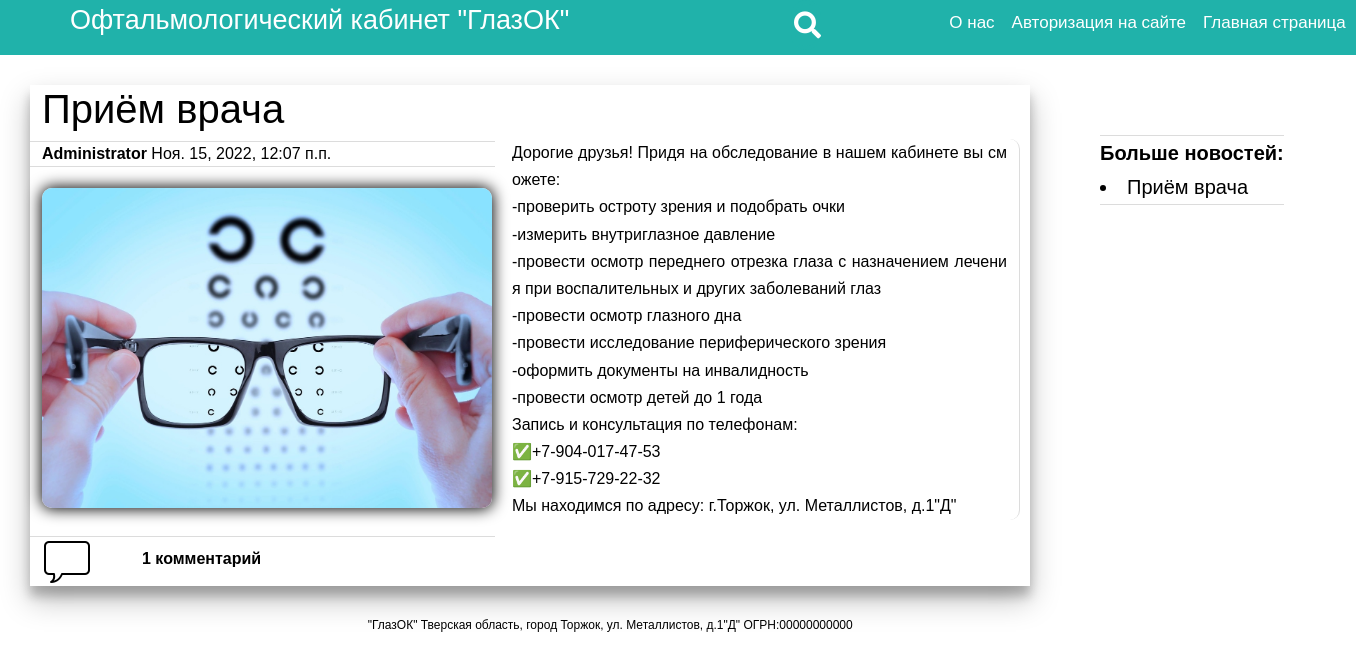
The app's page /post/priyom-vracha/ with its own data.
### main/models.py (models this page shows, shortened)
class Post_news(models.Model):
    author = models.ForeignKey(User, default=1, on_delete=models.SET_DEFAULT, related_name='posts')
    date_added = models.DateTimeField("Дата создания", auto_now_add=True)
    slug = models.SlugField(max_length=200, null=False, unique=True, verbose_name='URL')
    title = models.CharField("Наименование", max_length=200, unique=True)
    content = models.TextField("Информация")
    post_image = models.ImageField("Изображение", upload_to='gallery', blank=True)
    class Meta:
        ordering = ["date_added"]
        verbose_name = 'Новость'
        verbose_name_plural = 'Новости'
    def __str__(self):
        return self.title

### main/views.py (the view)
# urls.py: path('post/<slug:slug>/', views.news, name='news'),  # Новостная лента
def news(request, slug):
    news = Post_news.objects.filter(date_added__lte=timezone.now()).order_by('-date_added')  # Новости
    com = Comments_news.objects.select_related().filter(created_on__lte=timezone.now()).order_by(
        '-created_on')  # Новости
    template_name = 'comments/news.html'
    post_news = get_object_or_404(Post_news, slug=slug)
    comments = post_news.news_comments.filter(active=True).order_by("-created_on")
    new_comment = None
    if request.method == 'POST':
        comment_form = CommentFormNews(data=request.POST)  # Созданная форма
        if comment_form.is_valid():
            new_comment = comment_form.save(commit=False)
            new_comment.post = post_news
            new_comment.save()
    else:
        comment_form = CommentFormNews()
    return render(request, template_name, {'post_news': post_news,
                                           'comments': comments,
                                           'new_comment': new_comment,
                                           'comment_form': comment_form,
                                           'news': news,
                                           'com': com,
                                           })

### cart/cart.py (called while the page is built)
    def __len__(self):
        return sum(item['quantity'] for item in self.cart.values())

### cart/context_processors.py (called while the page is built)
def cart(request):
    return {'cart': Cart(request)}

### main/templates/comments/news.html (shortened to what this page needs)
{% load static %}
<!DOCTYPE html>
<html lang="ru">
<head>
  <link href="https://cdn.jsdelivr.net/npm/bootstrap@5.0.2/dist/css/bootstrap.min.css"
        rel="stylesheet">
    <link rel="stylesheet" href="{% static 'main/css/news.css' %}" >
</head>
<body>
<div class="d-flex " style="background: #20B2AA">
      <a href="/" class="d-flex  ">
       <span class="name">Офтальмологический кабинет "ГлазОК"</span>
      </a>
      <a class="about_us"  href="{% url 'about_us' %}">О нас</a>
          {% if request.user.is_authenticated %}
          <a class="authorization" href="{% url 'logout' %}">{{user.username}}(Выйти)</a>
          {% else %}
            <a class="authorization" href="{% url 'login' %}">Авторизация на сайте</a>
          {% endif %}
          <a class="home" href="/">Главная страница</a>
          <link rel="stylesheet" href="https://use.fontawesome.com/releases/v5.3.1/css/all.css">
              <form action="{% url 'search' %}" method="get" class="search">
                  <i class="fa fa-search"></i>
                </form>
    </div>
{% block content %}
    {% load crispy_forms_tags %}
<div class="wrapper">
    <div class="part">
        <div class="block_news"><b>Больше новостей:</b><br>
        {% for post in news %}
            <li><a class="link_news" href="{% url 'news' post.slug %}">{{post}}<br>
            </a></li>
        {% endfor %}
        </div>
    </div>
<div class="part part_active" id="menu" >
    <div class="container">
        <div class="row">
                    <h1>{% block title %} {{ post_news.title }}{% endblock title %}</h1>
                    <p style="border-top:  1px solid #DCDCDC; border-bottom:  1px solid #DCDCDC; width: 465px;" >
                        <b>{{ post_news.author }}</b> {{ post_news.date_added }}</p>
                    <p ><img class="content_img" src="{{ post_news.post_image.url }}"></p>
                    <p class="content_text">{{ post_news.content | safe }}</p>
                       <div class="button_block" >
                    <img class="open-button" onclick="openForm()" src="{% static 'main/img/comment.png' %}">
                            <div onclick="openForm1()" class="all_comments" >
                                {% with comments.count as total_comments %}
                                    {% if total_comments == 0 %}
                                    <b>{{ total_comments }} нет комментариев</b>
                                    {% elif total_comments == 1 %}
                                    <b>{{ total_comments }} комментарий</b>
                                    {% elif total_comments <= 4 %}
                                    <b>{{ total_comments }} комментария</b>
                                    {% else %}
                                        <b>{{ total_comments }} комментариев</b>
                                    {% endif %}
                                {% endwith %}
                            </div>
                       </div>
                    </div>
                </div>
        </div>
    </div>
<div id = "Information">
    "ГлазОК" Тверская область, город Торжок, ул. Металлистов, д.1"Д" ОГРН:00000000000</div>
{% endblock content %}
</body>

### main/static/main/css/news.css (style rules this page uses)
body { background: #FFFFFF; color: #000000; background-size: 100%; background-attachment: fixed; }
#Information { position: relative; right: 5%; text-align: center; font-size: 12px; font-family: "CENTURY GOTHIC", sans-serif; }
.d-flex { height: 55px; font-size: 27px; text-decoration: none; font-family: "CENTURY GOTHIC", sans-serif; }
.name { color:#FFFFFF; margin-left:70px; white-space: pre; }
.about_us { white-space: pre; margin-right:17px; margin-top:13px; margin-left: 380px; color:#FFFFFF; font:menu; font-size: 17px; text-decoration: none; font-family: "CENTURY GOTHIC", sans-serif; }
.authorization { white-space: pre; margin-right:17px; margin-top:13px; font:menu; font-size: 17px; color:#FFFFFF; text-decoration: none; font-family: "CENTURY GOTHIC", sans-serif; }
.home { white-space: pre; margin-right:17px; margin-top:13px; font:menu; font-size: 17px; color:#FFFFFF; text-decoration: none; font-family: "CENTURY GOTHIC", sans-serif; }
.search { position: absolute; top: 0; left: 800px; transform: translate(-30%,-30%); transition: all 1s; width: 30px; height: 50px; background: #20B2AA; box-sizing: border-box; border-radius: 25px; border: 4px solid #20B2AA; padding: 0px; margin-top:1.1% }
.fa { box-sizing: border-box; padding: 7px; width: 30px; height: 35px; position: absolute; top: 0; right: 0; border-radius: 50%; color: #FFFFFF; text-align: center; font-size: 1.0em; transition: all 1s; }
#menu { width:1000px; max-height: 1500px; margin: 30px; font-family: "CENTURY GOTHIC", sans-serif; box-shadow: 0 14px 28px rgba(0,0,0,0.25), 0 10px 10px rgba(0,0,0,0.22); }
.content_text { margin-left: 470px; margin-top: -390px; width: 520px; max-height: 700px; border-radius: 10px; text-align:justify; line-height: 1.7; border-right: 1px solid #DCDCDC; overflow-y: auto; overflow-x: auto; word-break:break-all; }
.content_img { width: 450px; height: 320px; border-radius: 10px; margin-top: 5px; margin-bottom: 5px; box-shadow: 0px 0px 15px 1px #000; }
.open-button { border: none; cursor: pointer; transition: all 0.2s linear; }
.button_block { border-top: 1px solid #DCDCDC; width: 465px; height: 50px; margin: 0px; }
.all_comments { position: absolute; margin-left: 100px; margin-top: -40px; cursor: pointer; }
.block_news { font-family: "CENTURY GOTHIC", sans-serif; position:fixed; margin-left: 1100px; margin-top: 50px; max-width: 550px; max-height: 500px; text-align:justify; color: #000000; line-height: 1.7; word-break:break-all; overflow-y: auto; overflow-x: auto; font-size: 20px; border-top: 1px solid #DCDCDC; border-bottom: 1px solid #DCDCDC; }
.link_news { text-decoration: none; color: #000000; }
.part { display: block; }
.part_active { display: block; }

### records on screen
Post_news: title "Приём врача", author "Administrator", date_added "Ноя. 15, 2022, 12:07 п.п.", post_image (picture), content "Дорогие друзья! Придя на обследование в нашем кабинете вы сможете: -проверить остроту зрения и подобрать очки -измерить внутриглазное давление -провести осмотр переднего отрезка глаза с назначением лечения при воспалительных и других заболеваний глаз -провести осмотр глазного дна -провести исследование периферического зрения -оформить документы на инвалидность -провести осмотр детей до 1 года Запись и консультация по телефонам: ✅+7-904-017-47-53 ✅+7-915-729-22-32 Мы находимся по адресу: г.Торжок, ул. Металлистов, д.1\"Д\""

### other values on screen
{{ total_comments }} "1"
